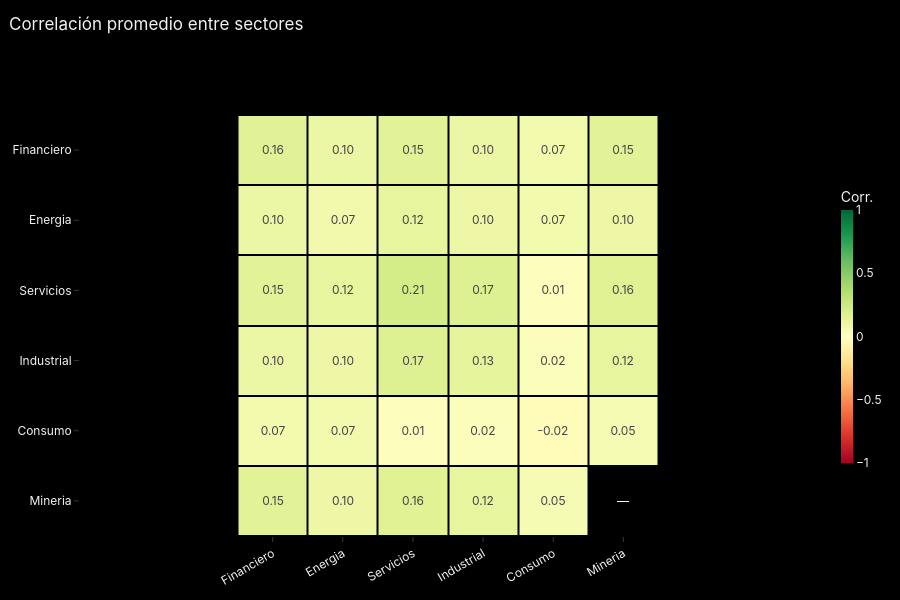

The notebook cell this image was saved under:
### Code cell
# Correlación promedio entre sectores
nombres_sectores = list(grupos.keys())
corr_sector = pd.DataFrame(index=nombres_sectores, columns=nombres_sectores, dtype=float)

for sector_1 in nombres_sectores:
    for sector_2 in nombres_sectores:
        # Pedazo de la matriz: filas del sector 1, columnas del sector 2
        bloque = correlacion.loc[grupos[sector_1], grupos[sector_2]].values

        if sector_1 != sector_2:
            corr_sector.loc[sector_1, sector_2] = bloque.mean()
        else:
            # Dentro del mismo sector no cuento la diagonal (cada acción consigo misma = 1)
            # Si el sector tiene una sola acción, la celda queda vacía
            k = len(grupos[sector_1])
            if k > 1:
                corr_sector.loc[sector_1, sector_2] = (bloque.sum() - k) / (k * k - k)

# Texto de cada celda (— cuando el sector tiene una sola acción)
textos_sector = []
for sector_1 in nombres_sectores:
    textos_fila = []
    for sector_2 in nombres_sectores:
        valor = corr_sector.loc[sector_1, sector_2]
        if np.isnan(valor):
            textos_fila.append('—')
        else:
            textos_fila.append(f'{valor:.2f}')
    textos_sector.append(textos_fila)

fig = go.Figure(go.Heatmap(z=corr_sector.values, x=nombres_sectores, y=nombres_sectores,
                           text=textos_sector, texttemplate='%{text}', textfont=dict(size=12),
                           colorscale=escala_corr, zmin=-1, zmax=1, xgap=2, ygap=2,
                           colorbar=dict(title='Corr.', len=0.7, thickness=12),
                           hovertemplate='%{y} vs %{x}: %{z:.2f}'))
fig.update_xaxes(showgrid=False, showline=False, tickangle=-30)
fig.update_yaxes(showgrid=False, showline=False, autorange='reversed', scaleanchor='x')
fig.update_layout(title='Correlación promedio entre sectores',
                  height=600)
fig.write_image(carpeta + '/correlacion_sectores.png', scale=2, width=850)   # imagen para el README
fig.show()

### Figure 1 — Plotly figure (JSON) as saved in the notebook; plotly's stock layout.template omitted (floating-point values rounded to 4 significant figures)
{"data": [{"colorbar": {"len": 0.7, "thickness": 12, "title": {"text": "Corr."}}, "colorscale": [[0, "rgb(165,0,38)"], [0.1, "rgb(215,48,39)"], [0.2, "rgb(244,109,67)"], [0.3, "rgb(253,174,97)"], [0.4, "rgb(254,224,139)"], [0.5, "rgb(255,255,191)"], [0.6, "rgb(217,239,139)"], [0.7, "rgb(166,217,106)"], [0.8, "rgb(102,189,99)"], [0.9, "rgb(26,152,80)"], [1, "rgb(0,104,55)"]], "hovertemplate": "%{y} vs %{x}: %{z:.2f}", "text": [["0.16", "0.10", "0.15", "0.10", "0.07", "0.15"], ["0.10", "0.07", "0.12", "0.10", "0.07", "0.10"], ["0.15", "0.12", "0.21", "0.17", "0.01", "0.16"], ["0.10", "0.10", "0.17", "0.13", "0.02", "0.12"], ["0.07", "0.07", "0.01", "0.02", "-0.02", "0.05"], ["0.15", "0.10", "0.16", "0.12", "0.05", "—"]], "textfont": {"size": 12}, "texttemplate": "%{text}", "type": "heatmap", "x": ["Financiero", "Energia", "Servicios", "Industrial", "Consumo", "Mineria"], "xgap": 2, "y": ["Financiero", "Energia", "Servicios", "Industrial", "Consumo", "Mineria"], "ygap": 2, "z": [[0.1592, 0.1027, 0.152, 0.104, 0.06777, 0.1544], [0.1027, 0.06998, 0.1241, 0.09675, 0.06672, 0.09508], [0.152, 0.1241, 0.2143, 0.1737, 0.008768, 0.1635], [0.104, 0.09675, 0.1737, 0.1336, 0.02072, 0.1244], [0.06777, 0.06672, 0.008768, 0.02072, -0.01965, 0.05074], [0.1544, 0.09508, 0.1635, 0.1244, 0.05074, NaN]], "zmax": 1, "zmin": -1}], "layout": {"height": 600, "title": {"text": "Correlación promedio entre sectores"}, "xaxis": {"showgrid": false, "showline": false, "tickangle": -30}, "yaxis": {"autorange": "reversed", "scaleanchor": "x", "showgrid": false, "showline": false}}}
